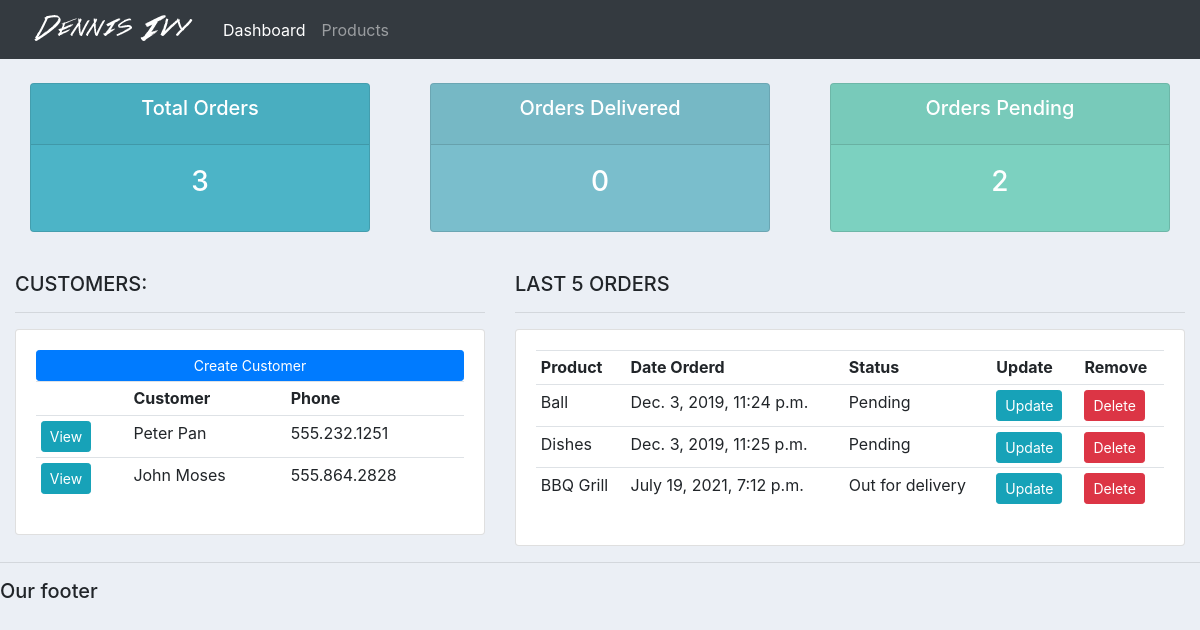
Before: / with the older database file.
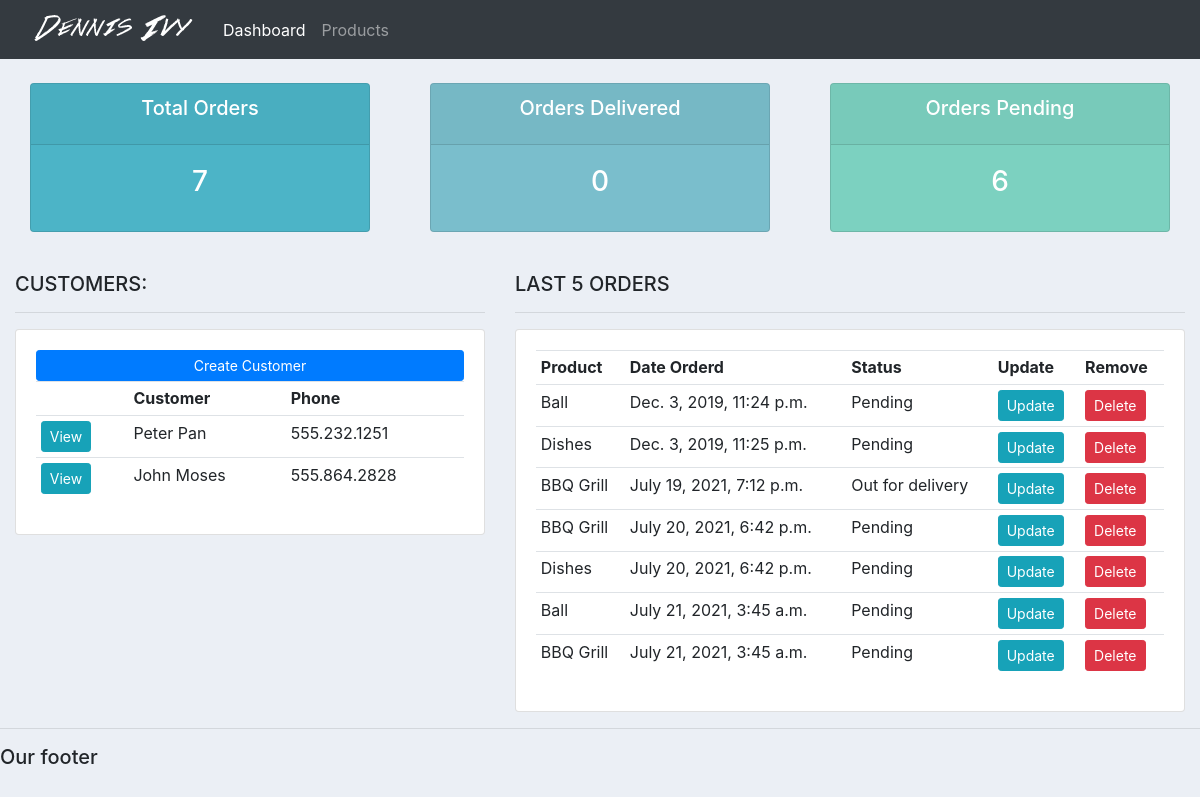
After: the same page with the newer database file.
### accounts/models.py (models this page shows, shortened)
class Customer(models.Model):
	name = models.CharField(max_length=200, null=True)
	phone = models.CharField(max_length=200, null=True)
	email = models.CharField(max_length=200, null=True)
	date_created = models.DateTimeField(auto_now_add=True, null=True)

class Order(models.Model):
	STATUS = (
			('Pending', 'Pending'),
			('Out for delivery', 'Out for delivery'),
			('Delivered', 'Delivered'),
			)
	customer = models.ForeignKey(Customer, null=True, on_delete= models.SET_NULL)
	product = models.ForeignKey(Product, null=True, on_delete= models.SET_NULL)
	date_created = models.DateTimeField(auto_now_add=True, null=True)
	status = models.CharField(max_length=200, null=True, choices=STATUS)

class Product(models.Model):
	CATEGORY = (
			('Indoor', 'Indoor'),
			('Out Door', 'Out Door'),
			)
	name = models.CharField(max_length=200, null=True)
	price = models.FloatField(null=True)
	category = models.CharField(max_length=200, null=True, choices=CATEGORY)
	description = models.CharField(max_length=200, null=True, blank=True)
	date_created = models.DateTimeField(auto_now_add=True, null=True)
	tags = models.ManyToManyField(Tag)
	def __str__(self):
		return self.name

### accounts/views.py (the view)
# urls.py: path('', views.home, name="home"),
def home(request):
	orders = Order.objects.all()
	customers = Customer.objects.all()
	total_customers = customers.count()
	total_orders = orders.count()
	delivered = orders.filter(status='Delivered').count()
	pending = orders.filter(status='Pending').count()
	context = {'orders':orders, 'customers':customers,
	'total_orders':total_orders,'delivered':delivered,
	'pending':pending }
	return render(request, 'accounts/dashboard.html', context)

### accounts/templates/accounts/dashboard.html
{%  extends 'accounts/main.html' %}
{% block content %}
{%  include 'accounts/status.html' %}
<br>
<div class="row">
	<div class="col-md-5">
		<h5>CUSTOMERS:</h5>
		<hr>
		<div class="card card-body">
			<a class="btn btn-primary  btn-sm btn-block" href="">Create Customer</a>
			<table class="table table-sm">
				<tr>
					<th></th>
					<th>Customer</th>
					<th>Phone</th>
				</tr>
				{% for customer in customers %}
					<tr>
						<th><a class="btn btn-sm btn-info" href="{% url 'customer' customer.id %}">View</a></th>
						<td>{{customer.name}}</td>
						<td>{{customer.phone}}</td>
					</tr>
				{% endfor %}
			</table>
		</div>
	</div>
	<div class="col-md-7">
		<h5>LAST 5 ORDERS</h5>
		<hr>
		<div class="card card-body">
			<table class="table table-sm">
				<tr>
					<th>Product</th>
					<th>Date Orderd</th>
					<th>Status</th>
					<th>Update</th>
					<th>Remove</th>
				</tr>
				{% for order in orders %}
					<tr>
						<td>{{order.product}}</td>
						<td>{{order.date_created}}</td>
						<td>{{order.status}}</td>
						<td><a class="btn btn-sm btn-info" href="{%  url 'update_order' order.id %}">Update</a></td>
						<td><a class="btn btn-sm btn-danger" href="{%  url 'delete_order' order.id %}">Delete</a></td>
					</tr>
				{% endfor %}
			</table>
		</div>
	</div>
</div>
{% endblock %}

### accounts/templates/accounts/main.html (shortened to what this page needs)
{% load static %}
<!DOCTYPE html>
<html>
<head>
	<link rel="stylesheet" href="https://stackpath.bootstrapcdn.com/bootstrap/4.3.1/css/bootstrap.min.css">
	<link rel="stylesheet" type="text/css" href="{% static '/css/main.css' %}">
</head>
<body>
	{%  include 'accounts/navbar.html' %}
	<div class="container-fluid">
	{% block content %}
	{% endblock %}
    </div>
	<hr>
	<h5>Our footer</h5>
</body>
</html>

### accounts/templates/accounts/navbar.html (shortened to what this page needs)
{% load static %}
<nav class="navbar navbar-expand-lg navbar-dark bg-dark">
 <img src="{% static 'images/logo.png' %}">
  <div class="collapse navbar-collapse" id="navbarNav">
    <ul class="navbar-nav">
      <li class="nav-item active">
        <a class="nav-link" href="{% url 'home' %}">Dashboard</a>
      </li>
      <li class="nav-item">
        <a class="nav-link" href="{% url 'products' %}">Products</a>
      </li>
    </ul>
  </div>
</nav>

### accounts/templates/accounts/status.html
<br>
<div class="row">
	<div class="col">
		<div class="col-md">
			<div class="card text-center text-white  mb-3" id="total-orders">
			  	<div class="card-header">
			  		<h5 class="card-title">Total Orders</h5>
			  	</div>
			  	<div class="card-body">
			    	<h3 class="card-title">{{total_orders}}</h3>
			  	</div>
			</div>
		</div>
	</div>
	<div class="col">
		<div class="col-md">
			<div class="card text-center text-white  mb-3" id="orders-delivered">
			  	<div class="card-header">
			  		<h5 class="card-title">Orders Delivered</h5>
			  	</div>
			  	<div class="card-body">
			    	<h3 class="card-title">{{delivered}}</h3>
			  	</div>
			</div>
		</div>
	</div>
	<div class="col">
		<div class="col-md">
			<div class="card text-center text-white  mb-3" id="orders-pending">
			  	<div class="card-header">
			  		<h5 class="card-title">Orders Pending</h5>
			  	</div>
			  	<div class="card-body">
			    	<h3 class="card-title">{{pending}}</h3>
			  	</div>
			</div>
		</div>
	</div>
</div>

### static/css/main.css (style rules this page uses)
body { background-color: #ebeff5; }
#total-orders { background-color: #4cb4c7; }
#orders-delivered { background-color: #7abecc; }
#orders-pending { background-color: #7CD1C0; }

Changed rows visible on the page:
added Order: product "BBQ Grill", date_created "July 20, 2021, 6:42 p.m.", status "Pending"
added Order: product "Dishes", date_created "July 20, 2021, 6:42 p.m.", status "Pending"
added Order: product "Ball", date_created "July 21, 2021, 3:45 a.m.", status "Pending"
added Order: product "BBQ Grill", date_created "July 21, 2021, 3:45 a.m.", status "Pending"
Other visible differences:
{{ total_orders }}: "3" → "7"
{{ pending }}: "2" → "6"
